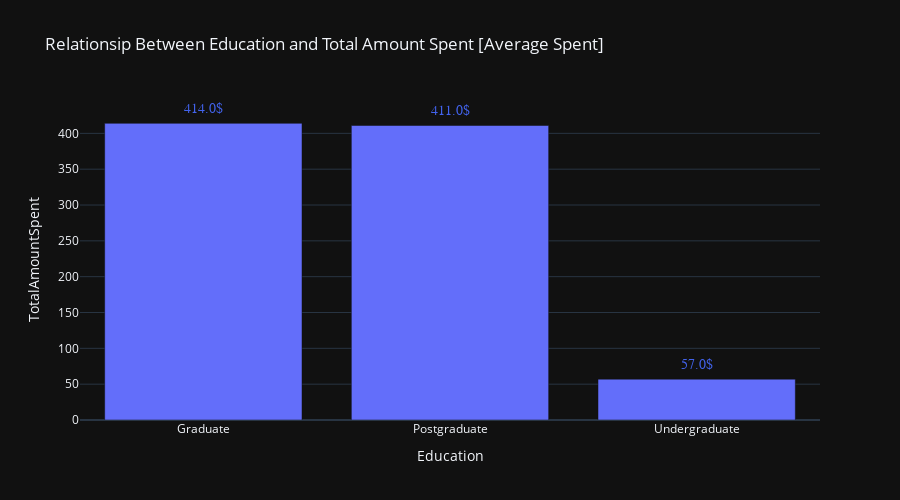

The notebook cell this image was saved under:
### Code cell
# Age groups
def group_age(age):
    if age <20:
        return "11-20"
    elif age > 20 and age <31:
        return "21-30"
    elif age > 30 and age <41:
        return "31-40"
    elif age > 40 and age <51:
        return "41-50"
    elif age > 50 and age <61:
        return "51-60"
    elif age > 60 and age <71:
        return "61-70"
    elif age > 70 and age <81:
        return "71-80"
    elif age > 80:
        return ">80"

df["Age Group"] =df["Age"].apply(group_age)

# To order plotly index
order = ["21-30", "31-40", "41-50", "51-60", "61-70", "71-80", ">80"]

#Education VS Total Amount Spent
mask = df.groupby("Education")["TotalAmountSpent"].median()
mask = mask.reset_index()
fig = px.bar(data_frame=mask, x="Education", y="TotalAmountSpent", height=500,
            title = "Relationsip Between Education and Total Amount Spent [Average Spent]")

annotation = []
for x, y in zip(mask["Education"], mask["TotalAmountSpent"]):
    annotation.append(
        dict(x=x, y=y +20,
             text=str(round(y, 2)) + '$',
             font=dict(family='Arial', size=14, color='rgb(66, 99, 236)'), showarrow=False)
    )
fig.update_xaxes(categoryorder='array', categoryarray= order)
fig.update_layout(annotations=annotation)
fig.show()

### Figure 1 — Plotly figure (JSON) as saved in the notebook; plotly's stock layout.template omitted (floating-point values rounded to 4 significant figures)
{"data": [{"alignmentgroup": "True", "hovertemplate": "Education=%{x}<br>TotalAmountSpent=%{y}<extra></extra>", "legendgroup": "", "marker": {"color": "#636efa", "pattern": {"shape": ""}}, "name": "", "offsetgroup": "", "orientation": "v", "showlegend": false, "textposition": "auto", "x": ["Graduate", "Postgraduate", "Undergraduate"], "xaxis": "x", "y": [414.0, 411.0, 57.0], "yaxis": "y", "type": "bar"}], "layout": {"xaxis": {"anchor": "y", "domain": [0.0, 1.0], "title": {"text": "Education"}, "categoryorder": "array", "categoryarray": ["21-30", "31-40", "41-50", "51-60", "61-70", "71-80", ">80"]}, "yaxis": {"anchor": "x", "domain": [0.0, 1.0], "title": {"text": "TotalAmountSpent"}}, "legend": {"tracegroupgap": 0}, "title": {"text": "Relationsip Between Education and Total Amount Spent [Average Spent]"}, "barmode": "relative", "height": 500, "annotations": [{"font": {"color": "rgb(66, 99, 236)", "family": "Arial", "size": 14}, "showarrow": false, "text": "414.0$", "x": "Graduate", "y": 434.0}, {"font": {"color": "rgb(66, 99, 236)", "family": "Arial", "size": 14}, "showarrow": false, "text": "411.0$", "x": "Postgraduate", "y": 431.0}, {"font": {"color": "rgb(66, 99, 236)", "family": "Arial", "size": 14}, "showarrow": false, "text": "57.0$", "x": "Undergraduate", "y": 77.0}]}}
